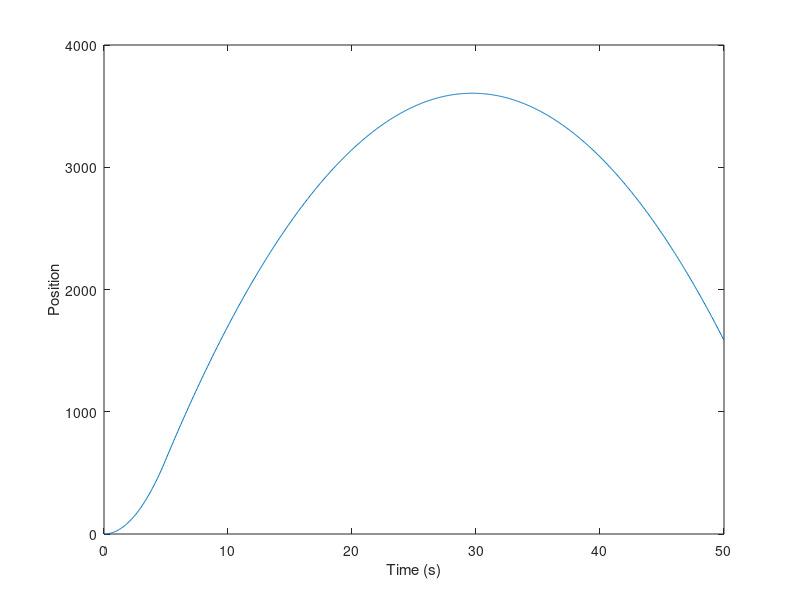

Here is the MATLAB script that generated this plot:
function mysim_fma

% initial state
x = [0;0];

% time step
dt = 0.05;

% time loop
for kk=1:1000,
    
    % thruster pulse
    if kk<100,
        u = 5*9.81;
    else
        u = -9.81;
    end
    
    % propagate state
    x = f_rk4(x,u,dt);
    
    % store
    xs(:,kk) = x;
    
end

% plot position
plot(dt*(1:1000),xs(1,:))
xlabel('Time (s)')
ylabel('Position')

function xnew=f_rk4(x,u,dt)
% runge kutta
k1 = f_continuous(x,u);
k2 = f_continuous(x+k1*dt/2,u);
k3 = f_continuous(x+k2*dt/2,u);
k4 = f_continuous(x+k3*dt,u);
xnew = x+(k1+2*k2+2*k3+k4)*dt/6;

function xdot=f_continuous(x,u)
% dynamics of SHM
m = 1; % mass
xdot = [x(2); u/m];
